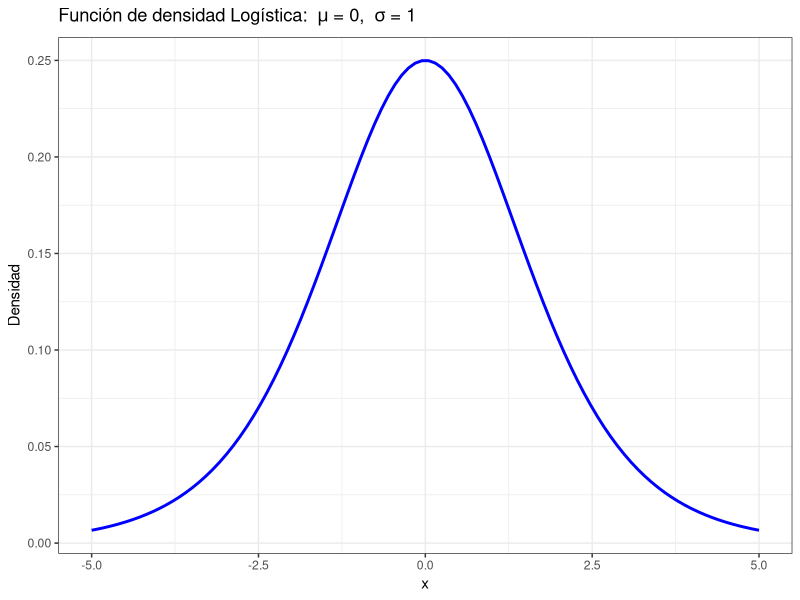
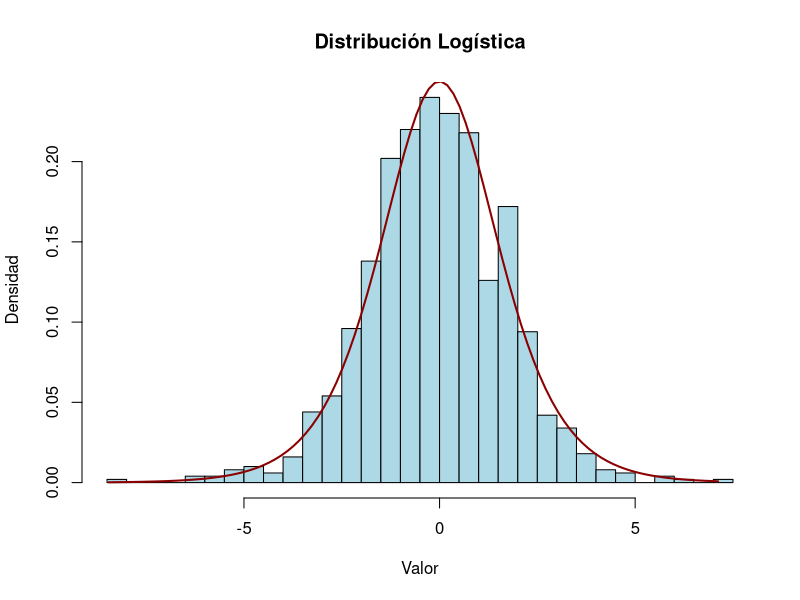
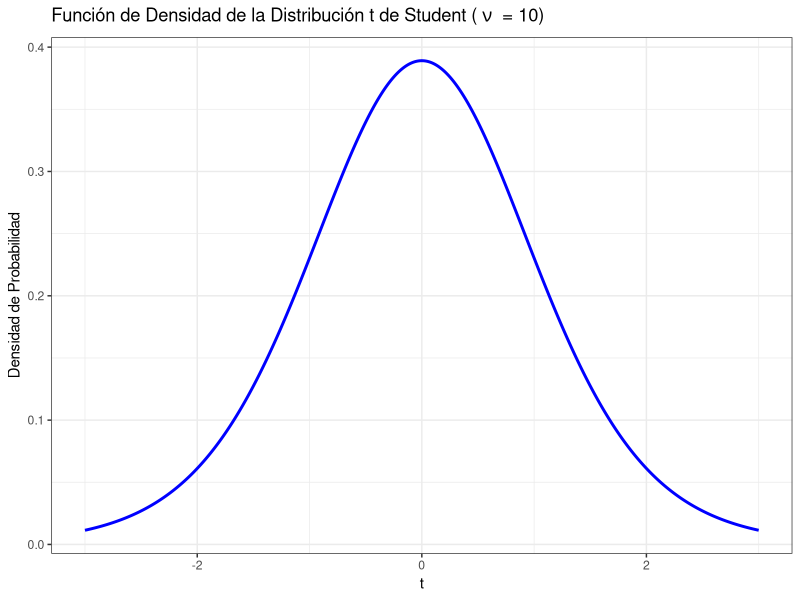
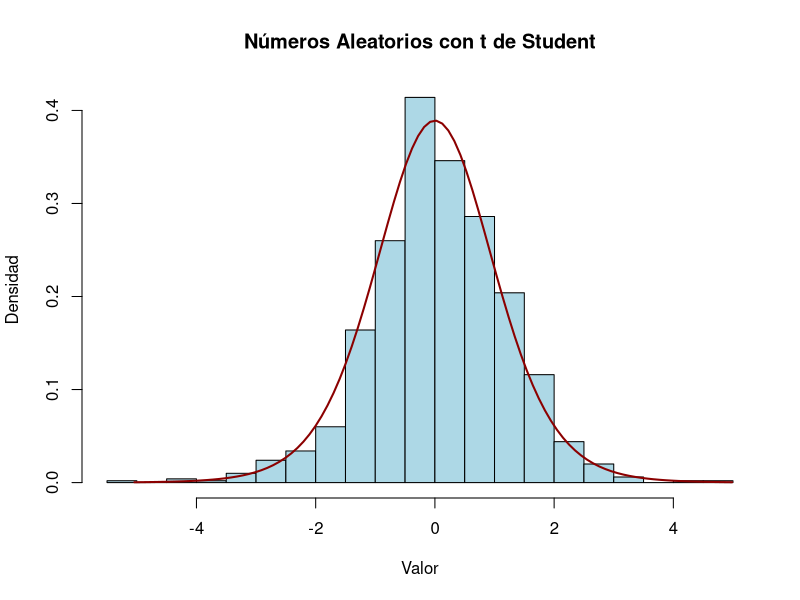
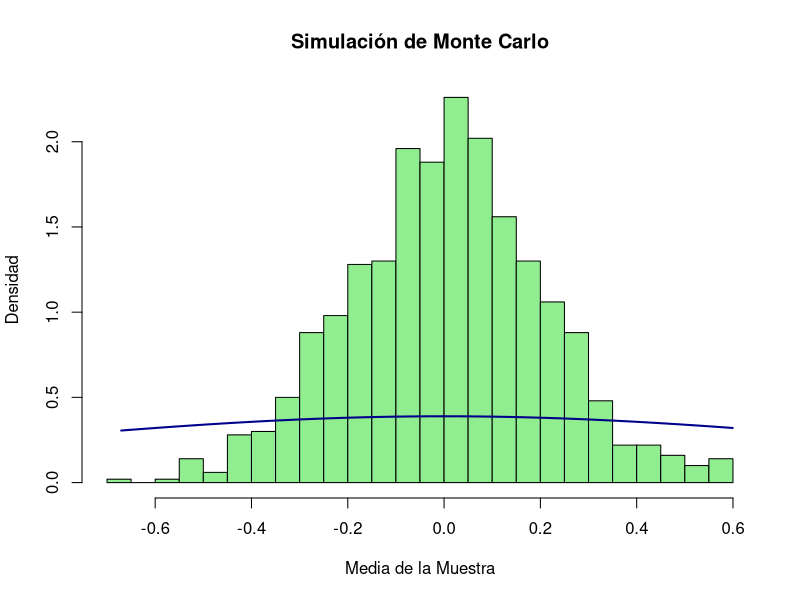
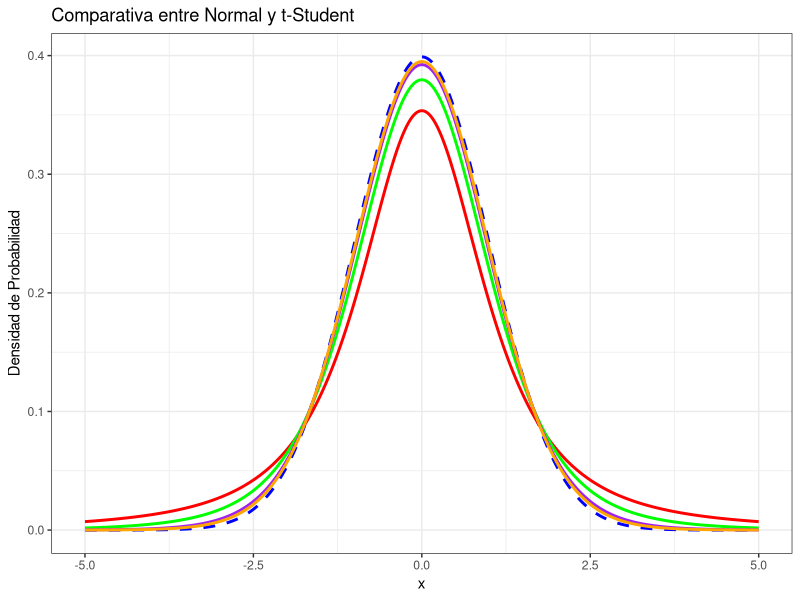

These figures' R source, in order: (Note: this script raises an error after producing the figures.)
## ---- chunk 1
# Definimos parámetros de la distribución logística
mu <- 0      # Parámetro de ubicación
sigma <- 1   # Parámetro de escala

# Generamos valores de x
x <- seq(-5, 5, length.out = 100)

# Calculamos la densidad de la distribución logística a partir de los cuantiles
y <- dlogis(x, location = mu, scale = sigma)

# Creamos el gráfico
library(ggplot2)

ggplot(data = data.frame(x, y), aes(x, y)) +
  geom_line(color = "blue", size = 1) +
  labs(
    title = bquote("Función de densidad Logística: " ~ mu ~ "= 0, " ~ sigma ~ "= 1"),
    x = "x",
    y = "Densidad") +
  theme_bw()
## ---- chunk 2
# Definir parámetros de la distribución logística
mu <- 0      # Parámetro de ubicación
sigma <- 1   # Parámetro de escala

# Generar números aleatorios con distribución logística
n <- 1000  # Número de observaciones
datos_aleatorios <- rlogis(n, location = mu, scale = sigma)

# Crear un histograma para visualizar la distribución
hist(datos_aleatorios, breaks = 30, prob = TRUE, col = "lightblue", main = "Distribución Logística",
     xlab = "Valor", ylab = "Densidad")

# Superponer la función de densidad teórica para comparación
x <- seq(min(datos_aleatorios), max(datos_aleatorios), length.out = 100)
densidad_teorica <- dlogis(x, location = mu, scale = sigma)
lines(x, densidad_teorica, col = "darkred", lwd = 2)

## ---- chunk 3
# Definir parámetros de la distribución logística
mu <- 0      # Parámetro de ubicación
sigma <- 1   # Parámetro de escala

# Valor específico para el cálculo de probabilidad
x0 <- 2

# Calcular P(X <= x0) utilizando la función de distribución acumulada
probabilidad <- plogis(x0, location = mu, scale = sigma)

# Imprimir resultado
cat("P(X <= ", x0, ") =", probabilidad)
## ---- chunk 4
# Definir parámetros de la distribución logística
mu <- 0      # Parámetro de ubicación
sigma <- 1   # Parámetro de escala

# Valores específicos para el cálculo de probabilidad
a <- -1
b <- 1.5

# Calcular P(a <= X <= b) utilizando la función de distribución acumulada
probabilidad_intervalo <- plogis(b, location = mu, scale = sigma) - plogis(a, location = mu, scale = sigma)

# Imprimir resultado
cat("P(", a, " <= X <= ", b, ") =", probabilidad_intervalo)
## ---- chunk 5
# Parámetros de la distribución t
grados_libertad <- 10

# Generar valores de t para evaluar la función de densidad
t_vals <- seq(-3, 3, length.out = 1000)

# Calcular la densidad de probabilidad para cada valor de t
densidad_t <- dt(t_vals, df = grados_libertad)

# Crear el gráfico
library(ggplot2)

ggplot(data = data.frame(t = t_vals, densidad = densidad_t), aes(x = t, y = densidad)) +
  geom_line(color = "blue", size = 1) +
  labs(
    title = bquote("Función de Densidad de la Distribución t de Student (" ~ nu ~ " = 10)"),
    x = "t",
    y = "Densidad de Probabilidad"
  ) +
  theme_bw()
## ---- chunk 6
# Parámetros de la distribución t
grados_libertad <- 10
tamano_muestra <- 1000

# Generar números aleatorios con distribución t
datos_aleatorios <- rt(tamano_muestra, df = grados_libertad)

# Visualizar histograma de los datos generados
hist(datos_aleatorios, breaks = 30, prob = TRUE, col = "lightblue", main = "Números Aleatorios con t de Student",
     xlab = "Valor", ylab = "Densidad")

# Superponer la función de densidad teórica para comparación
t_vals <- seq(min(datos_aleatorios), max(datos_aleatorios), length.out = 100)
densidad_teorica <- dt(t_vals, df = grados_libertad)
lines(t_vals, densidad_teorica, col = "darkred", lwd = 2)

## ---- chunk 7
# Parámetros del experimento
grados_libertad <- 10
tamano_muestra <- 30
repeticiones <- 1000

# Simulación de un experimento de Monte Carlo
resultados <- replicate(repeticiones, mean(rt(tamano_muestra, df = grados_libertad)))

# Visualizar los resultados
hist(resultados, breaks = 30, prob = TRUE, col = "lightgreen", main = "Simulación de Monte Carlo",
     xlab = "Media de la Muestra", ylab = "Densidad")

# Superponer la función de densidad teórica para comparación
t_vals <- seq(min(resultados), max(resultados), length.out = 100)
densidad_teorica <- dt(t_vals, df = grados_libertad)
lines(t_vals, densidad_teorica, col = "darkblue", lwd = 2)

## ---- chunk 8
# Parámetros de la distribución t
grados_libertad <- 15

# Valor específico para el cálculo de probabilidad
t0 <- 1.5

# Calcular P(T <= t0) utilizando la función de distribución acumulada
probabilidad <= pt(t0, df = grados_libertad)

# Imprimir resultado
cat("P(T <= ", t0, ") =", probabilidad)
## ---- chunk 9
# Parámetros de la distribución t
grados_libertad <- 20

# Valores específicos para el cálculo de probabilidad
a <- -1.8
b <- 2.2

# Calcular P(a <= T <= b) utilizando la función de distribución acumulada
probabilidad_intervalo <- pt(b, df = grados_libertad) - pt(a, df = grados_libertad)

# Imprimir resultado
cat("P(", a, " <= T <= ", b, ") =", probabilidad_intervalo)

## ---- chunk 10
# Valores de x para evaluar las funciones de densidad
x_vals <- seq(-5, 5, length.out = 1000)

# Definir grados de libertad
grados_libertad <- c(2, 5, 15, 25)

# Crear el gráfico comparativo
library(ggplot2)

ggplot() +
  geom_line(data = data.frame(x = x_vals, normal = dnorm(x_vals)), aes(x, normal), color = "blue", linetype = "dashed", size = 1) +
  geom_line(data = data.frame(x = x_vals, t_student_2 = dt(x_vals, df = 2)), aes(x, t_student_2), color = "red", size = 1) +
  geom_line(data = data.frame(x = x_vals, t_student_5 = dt(x_vals, df = 5)), aes(x, t_student_5), color = "green", size = 1) +
  geom_line(data = data.frame(x = x_vals, t_student_15 = dt(x_vals, df = 15)), aes(x, t_student_15), color = "purple", size = 1) +
  geom_line(data = data.frame(x = x_vals, t_student_25 = dt(x_vals, df = 25)), aes(x, t_student_25), color = "orange", size = 1) +
  labs(
    title = "Comparativa entre Normal y t-Student",
    x = "x",
    y = "Densidad de Probabilidad"
  ) +
  scale_linetype_manual(values = c("dashed", "solid", "solid", "solid", "solid"), 
                        breaks = c("normal", "t_student_2", "t_student_5", "t_student_15", "t_student_25"),
                        labels = c("Normal", "t-Student (df = 2)", "t-Student (df = 5)", "t-Student (df = 15)", "t-Student (df = 25)")) +
  theme_bw()

## ---- chunk 11
# Generar valores aleatorios
runifd <- function(n, a, b) {
  if (missing(n) || missing(a) || missing(b) || !is.numeric(n) || !is.numeric(a) || !is.numeric(b) || length(n) != 1 || length(a) != 1 || length(b) != 1 || n <= 0 || a > b) {
    stop("Parámetros incorrectos")
  }
  
  sample(a:b, n, replace = TRUE)
}

# Calcular fdp 
dunifd <- function(x, a, b) {
  if (missing(x) || missing(a) || missing(b) || !is.numeric(x) || !is.numeric(a) || !is.numeric(b) || length(x) == 0 || length(a) != 1 || length(b) != 1 || any(x < a | x > b)) {
    stop("Parámetros incorrectos")
  }
  
  rep(1 / (b - a + 1), length(x))
}

# Calcular CDF (distribución acumulada)
punifd <- function(q, a, b) {
  if (missing(q) || missing(a) || missing(b) || !is.numeric(q) || !is.numeric(a) || !is.numeric(b) || length(q) != 1 || length(a) != 1 || length(b) != 1 || q < a || q > b) {
    stop("Parámetros incorrectos")
  }
  
  sum(ifelse(1:b <= q, 1, 0)) / (b - a + 1)
}
## ---- chunk 12
# Generar 10 valores aleatorios con distribución uniforme discreta
resultados_runifd <- runifd(10, 1, 6)
print(resultados_runifd)
## ---- chunk 13
# Calcular fdp para la secuencia 0:10
sapply(0:10,a = 1,  b = 6, FUN = dunifd)
## ---- chunk 14
# Calcular CDF para q = 4
cdf_q4 <- punifd(4, a, b)
print(cdf_q4)
## ---- chunk 15
# Función para generar números aleatorios con distribución multinomial
rmultinom_custom <- function(n, size, prob_vector) {
  if (length(size) != length(prob_vector)) {
    stop("Longitud de 'size' y 'prob_vector' debe ser la misma.")
  }
  rmultinom(n, size = size, prob = prob_vector)
}

# Ejemplo de uso
set.seed(123)  # Fijar semilla para reproducibilidad

# Parámetros de la distribución multinomial
n_ensayos <- 1000
size_vector <- c(5, 10, 15)  # Número de categorías
probabilidades <- c(0.2, 0.3, 0.5)  # Probabilidades para cada categoría

# Generar números aleatorios
resultados_aleatorios <- rmultinom_custom(n_ensayos, size = size_vector, prob_vector = probabilidades)
print(resultados_aleatorios)
## ---- chunk 16
# Parámetros del experimento
n_ensayos <- 1000
size_dado <- 1
probabilidades_dado <- c(0.2, 0.3, 0.5)

# Generar números aleatorios
resultados_lanzamiento <- rmultinom_custom(n_ensayos, size = size_dado, prob_vector = probabilidades_dado)
print(resultados_lanzamiento)
## ---- chunk 17
# Parámetros del experimento
n_ensayos_encuesta <- 500
size_encuesta <- 1
probabilidades_encuesta <- c(0.3, 0.4, 0.3)

# Generar números aleatorios
resultados_encuesta <- rmultinom_custom(n_ensayos_encuesta, size = size_encuesta, prob_vector = probabilidades_encuesta)
print(resultados_encuesta)
## ---- chunk 18
# Parámetros del experimento
size_experimento <- 1
probabilidades_experimento <- c(0.2, 0.3, 0.5)

# Valor específico para el cálculo de probabilidad acumulada
q1 <- 3

# Calcular P(X <= q1)
prob_acumulada_q1 <- pmultinom(q1, size = size_experimento, prob = probabilidades_experimento)
print(paste("P(X <= ", q1, ") =", prob_acumulada_q1))
## ---- chunk 19
# Valores específicos para el cálculo de probabilidades acumuladas
q_secuencia <- 0:10

# Calcular P(X <= q) para cada valor en la secuencia
prob_acumulada_secuencia <- pmultinom(q_secuencia, size = size_experimento, prob = probabilidades_experimento)
print(data.frame("q" = q_secuencia, "P(X <= q)" = prob_acumulada_secuencia))
## ---- chunk 20
# Parámetros
lambda <- 4
k <- 3

# Calcular P(X <= k) para la distribución de Poisson
prob_acumulada_poisson <- ppois(k, lambda)
print(paste("P(X <= 3) para la distribución de Poisson:", prob_acumulada_poisson))
## ---- chunk 21
# Parámetros
lambda_exp <- 0.5
t <- 2

# Calcular P(T <= t) para la distribución exponencial
prob_acumulada_exponencial <- pexp(t, lambda_exp)
print(paste("P(T <= 2) para la distribución exponencial:", prob_acumulada_exponencial))
